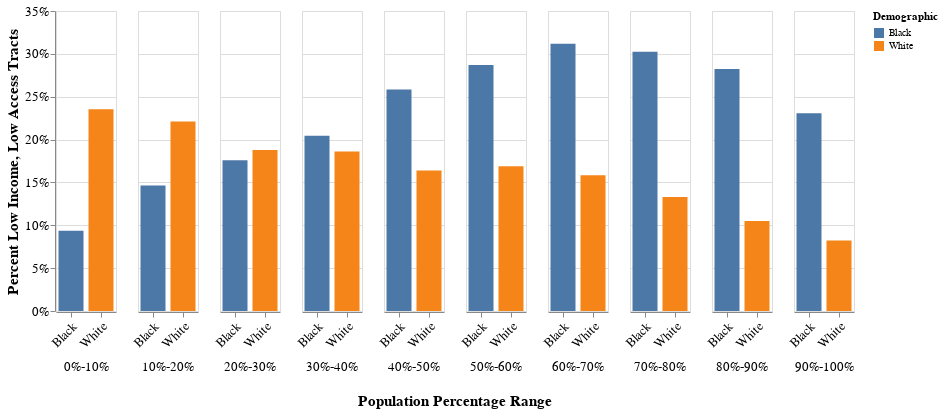

Notebook cell for this chart:
### Code cell
# Visualize
alt.Chart(bw).mark_bar(size=25).encode(
    x=alt.X('Demographic:N', title='', axis=alt.Axis(labelAngle=-45)),
    y=alt.Y('LILATracts_1And10_mean:Q', axis=alt.Axis(format='%'), title='Percent Low Income, Low Access Tracts'),
    color='Demographic:N',
    column=alt.Column('PopShareRange_:O', title='Population Percentage Range')
).properties(
    height=300,
    width=60
).configure_axis(
    labelFontSize=13,
    titleFontSize=15
).configure_header(
    labelFontSize=13,
    titleFontSize=15,
    labelOrient='bottom',
    titleOrient='bottom'
)

### Figure 1 — Vega-Lite specification as saved in the notebook (floating-point values rounded to 4 significant figures)
{"config": {"view": {"continuousWidth": 400, "continuousHeight": 300}, "axis": {"labelFontSize": 13, "titleFontSize": 15}, "header": {"labelFontSize": 13, "labelOrient": "bottom", "titleFontSize": 15, "titleOrient": "bottom"}}, "data": {"name": "data-130c1534ce772d2f9455d20d58017946"}, "mark": {"type": "bar", "size": 25}, "encoding": {"color": {"field": "Demographic", "type": "nominal"}, "column": {"field": "PopShareRange_", "title": "Population Percentage Range", "type": "ordinal"}, "x": {"axis": {"labelAngle": -45}, "field": "Demographic", "title": "", "type": "nominal"}, "y": {"axis": {"format": "%"}, "field": "LILATracts_1And10_mean", "title": "Percent Low Income, Low Access Tracts", "type": "quantitative"}}, "height": 300, "width": 60, "$schema": "https://vega.github.io/schema/vega-lite/v4.17.0.json", "datasets": {"data-130c1534ce772d2f9455d20d58017946": [{"PopShareRange_": "0%-10%", "LILATracts_1And10_sum": 4584, "LILATracts_1And10_count": 49022, "LILATracts_1And10_mean": 0.09351, "Demographic": "Black"}, {"PopShareRange_": "10%-20%", "LILATracts_1And10_sum": 1234, "LILATracts_1And10_count": 8426, "LILATracts_1And10_mean": 0.1465, "Demographic": "Black"}, {"PopShareRange_": "20%-30%", "LILATracts_1And10_sum": 721, "LILATracts_1And10_count": 4098, "LILATracts_1And10_mean": 0.1759, "Demographic": "Black"}, {"PopShareRange_": "30%-40%", "LILATracts_1And10_sum": 505, "LILATracts_1And10_count": 2469, "LILATracts_1And10_mean": 0.2045, "Demographic": "Black"}, {"PopShareRange_": "40%-50%", "LILATracts_1And10_sum": 439, "LILATracts_1And10_count": 1699, "LILATracts_1And10_mean": 0.2584, "Demographic": "Black"}, {"PopShareRange_": "50%-60%", "LILATracts_1And10_sum": 372, "LILATracts_1And10_count": 1296, "LILATracts_1And10_mean": 0.287, "Demographic": "Black"}, {"PopShareRange_": "60%-70%", "LILATracts_1And10_sum": 320, "LILATracts_1And10_count": 1026, "LILATracts_1And10_mean": 0.3119, "Demographic": "Black"}, {"PopShareRange_": "70%-80%", "LILATracts_1And10_sum": 308, "LILATracts_1And10_count": 1018, "LILATracts_1And10_mean": 0.3026, "Demographic": "Black"}, {"PopShareRange_": "80%-90%", "LILATracts_1And10_sum": 335, "LILATracts_1And10_count": 1186, "LILATracts_1And10_mean": 0.2825, "Demographic": "Black"}, {"PopShareRange_": "90%-100%", "LILATracts_1And10_sum": 406, "LILATracts_1And10_count": 1759, "LILATracts_1And10_mean": 0.2308, "Demographic": "Black"}, {"PopShareRange_": "0%-10%", "LILATracts_1And10_sum": 676, "LILATracts_1And10_count": 2872, "LILATracts_1And10_mean": 0.2354, "Demographic": "White"}, {"PopShareRange_": "10%-20%", "LILATracts_1And10_sum": 417, "LILATracts_1And10_count": 1885, "LILATracts_1And10_mean": 0.2212, "Demographic": "White"}, {"PopShareRange_": "20%-30%", "LILATracts_1And10_sum": 408, "LILATracts_1And10_count": 2171, "LILATracts_1And10_mean": 0.1879, "Demographic": "White"}, {"PopShareRange_": "30%-40%", "LILATracts_1And10_sum": 526, "LILATracts_1And10_count": 2828, "LILATracts_1And10_mean": 0.186, "Demographic": "White"}, {"PopShareRange_": "40%-50%", "LILATracts_1And10_sum": 668, "LILATracts_1And10_count": 4075, "LILATracts_1And10_mean": 0.1639, "Demographic": "White"}, {"PopShareRange_": "50%-60%", "LILATracts_1And10_sum": 875, "LILATracts_1And10_count": 5182, "LILATracts_1And10_mean": 0.1689, "Demographic": "White"}, {"PopShareRange_": "60%-70%", "LILATracts_1And10_sum": 1049, "LILATracts_1And10_count": 6621, "LILATracts_1And10_mean": 0.1584, "Demographic": "White"}, {"PopShareRange_": "70%-80%", "LILATracts_1And10_sum": 1276, "LILATracts_1And10_count": 9601, "LILATracts_1And10_mean": 0.1329, "Demographic": "White"}, {"PopShareRange_": "80%-90%", "LILATracts_1And10_sum": 1550, "LILATracts_1And10_count": 14759, "LILATracts_1And10_mean": 0.105, "Demographic": "White"}, {"PopShareRange_": "90%-100%", "LILATracts_1And10_sum": 1844, "LILATracts_1And10_count": 22398, "LILATracts_1And10_mean": 0.08233, "Demographic": "White"}]}}
